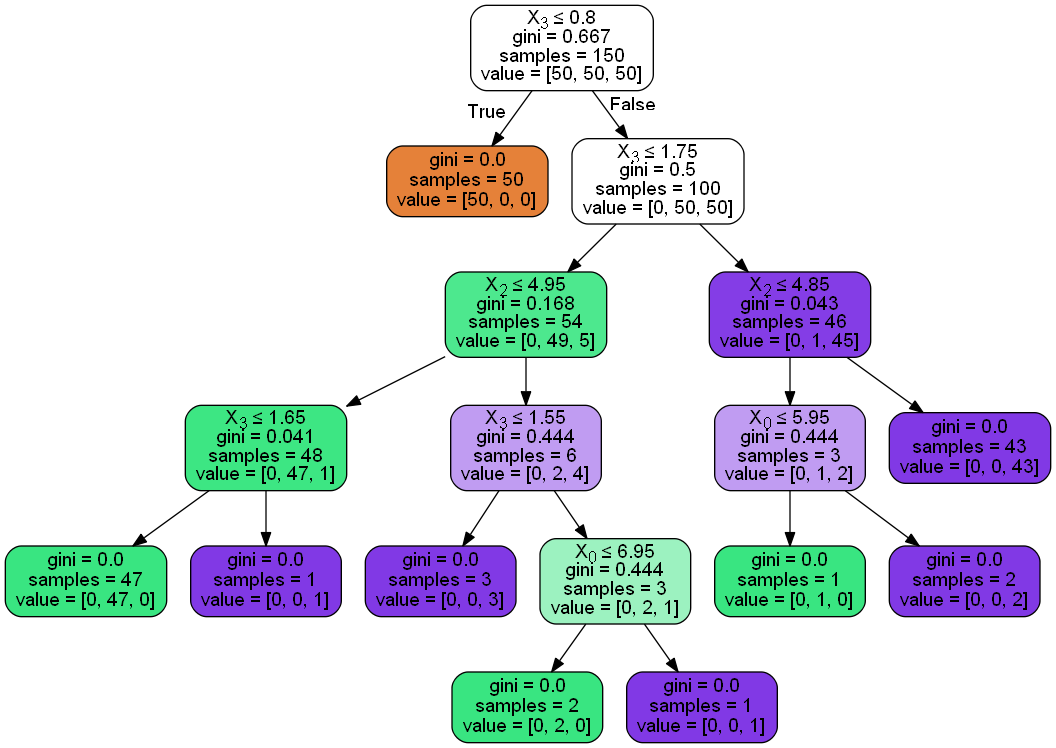

This figure's Python source:
#!/usr/bin/python
# -*- coding: UTF-8 -*-
import sklearn.datasets as datasets
import pandas as pd
import os
import sys, getopt

def main(argv):
    path = ''
    try:
        opts, args = getopt.getopt(argv,"hp:",["path="])
    except getopt.GetoptError:
        print ('test.py -p <path>')
        sys.exit(2)
    for opt, arg in opts:
        if opt == '-h':
            print ('test.py -p <path>')
            sys.exit()
        elif opt in ("-p", "--path"):
            path = arg
    # print ('输入的文件为：', path + '\dt.png')
    
    iris=datasets.load_iris()
    df=pd.DataFrame(iris.data, columns=iris.feature_names)
    y=iris.target
    from sklearn.tree import DecisionTreeClassifier
    dtree=DecisionTreeClassifier()
    dtree.fit(df,y)
    from sklearn.externals.six import StringIO  
    from IPython.display import Image  
    from sklearn.tree import export_graphviz
    import pydotplus
    dot_data = StringIO()
    export_graphviz(dtree, out_file=dot_data,filled=True, rounded=True,special_characters=True)
    graph = pydotplus.graph_from_dot_data(dot_data.getvalue())  
    Image(graph.create_png())
    graph.write_png(path + '\dtTest.png')
    print(os.getcwd())

if __name__ == "__main__":
    main(sys.argv[1:])
